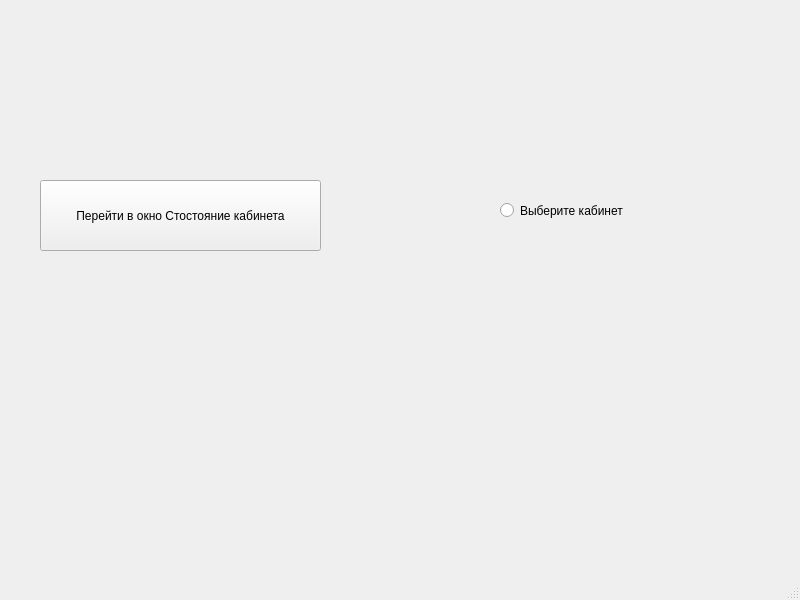
<?xml version="1.0" encoding="UTF-8"?>
<ui version="4.0">
 <class>TestHomeWindow</class>
 <widget class="QMainWindow" name="TestHomeWindow">
  <property name="geometry">
   <rect>
    <x>0</x>
    <y>0</y>
    <width>800</width>
    <height>600</height>
   </rect>
  </property>
  <property name="windowTitle">
   <string>MainWindow</string>
  </property>
  <widget class="QWidget" name="centralwidget">
   <widget class="QRadioButton" name="radioButtonCabinet">
    <property name="geometry">
     <rect>
      <x>500</x>
      <y>200</y>
      <width>201</width>
      <height>21</height>
     </rect>
    </property>
    <property name="text">
     <string>Выберите кабинет</string>
    </property>
   </widget>
   <widget class="QToolButton" name="toolButtoCabinet">
    <property name="geometry">
     <rect>
      <x>40</x>
      <y>180</y>
      <width>281</width>
      <height>71</height>
     </rect>
    </property>
    <property name="text">
     <string>Перейти в окно Стостояние кабинета</string>
    </property>
   </widget>
  </widget>
  <widget class="QMenuBar" name="menubar">
   <property name="geometry">
    <rect>
     <x>0</x>
     <y>0</y>
     <width>800</width>
     <height>21</height>
    </rect>
   </property>
  </widget>
  <widget class="QStatusBar" name="statusbar"/>
 </widget>
 <resources/>
 <connections/>
</ui>
